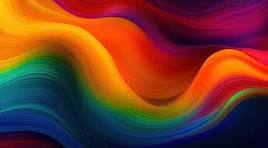
#> input picture DAY08/input.jpg, 268 x 148 px
$ python task1.py
#> lines starting #> are read from the running program, lines starting #| are printed output that depends on the picture
import cv2
import numpy as np
import matplotlib.pyplot as plt

img = cv2.imread("input.jpg")
#> img is the input picture: shape (148, 268, 3); mean B, G, R 41.4, 57.5, 115.6

if img is None:
    print("Image not found")
    exit()

gray = cv2.cvtColor(img, cv2.COLOR_BGR2GRAY)
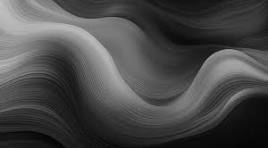
#> gray: shape (148, 268); min 2, max 195, mean 73


noise_rgb = np.random.normal(
    0,
    25,
    img.shape
)

noisy_rgb = img.astype(np.float32) + noise_rgb
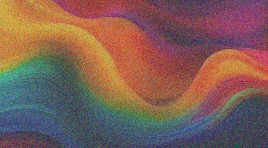
#> noisy_rgb: shape (148, 268, 3) float64; mean B, G, R 41.4, 57.7, 115.6; drawn with min black and max white

noisy_rgb = np.clip(
    noisy_rgb,
    0,
    255
).astype(np.uint8)
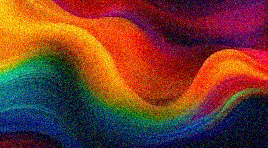
#> noisy_rgb: shape (148, 268, 3); mean B, G, R 43.8, 59.6, 115.8


noise_gray = np.random.normal(
    0,
    25,
    gray.shape
)

noisy_gray = gray.astype(np.float32) + noise_gray
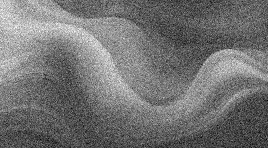
#> noisy_gray: shape (148, 268) float64; min -78.52, max 256.9, mean 73.3; drawn with min black and max white

noisy_gray = np.clip(
    noisy_gray,
    0,
    255
).astype(np.uint8)
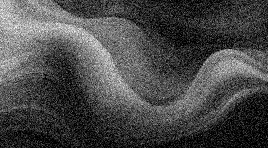
#> noisy_gray: shape (148, 268); min 0, max 255, mean 73.6


plt.figure(figsize=(12,6))

plt.subplot(2,2,1)
plt.imshow(cv2.cvtColor(img,cv2.COLOR_BGR2RGB))
plt.title("Original RGB")

plt.subplot(2,2,2)
plt.imshow(cv2.cvtColor(noisy_rgb,cv2.COLOR_BGR2RGB))
plt.title("Noisy RGB")

plt.subplot(2,2,3)
plt.imshow(gray,cmap="gray")
plt.title("Original Gray")

plt.subplot(2,2,4)
plt.imshow(noisy_gray,cmap="gray")
plt.title("Noisy Gray")

plt.show()
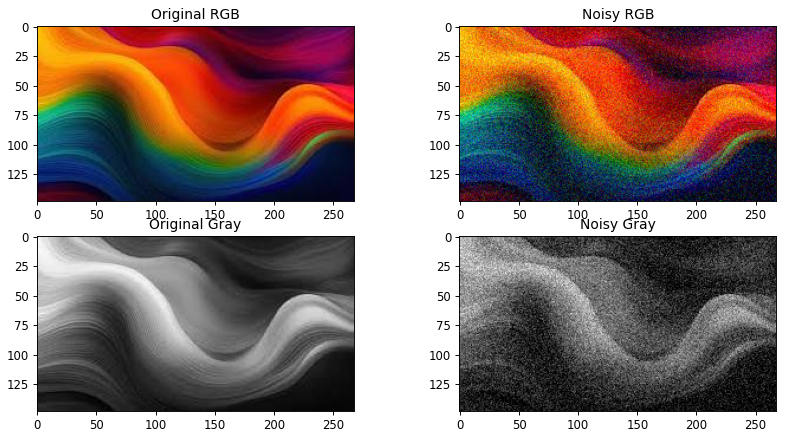
#> figure drawn by matplotlib, 4 panels
